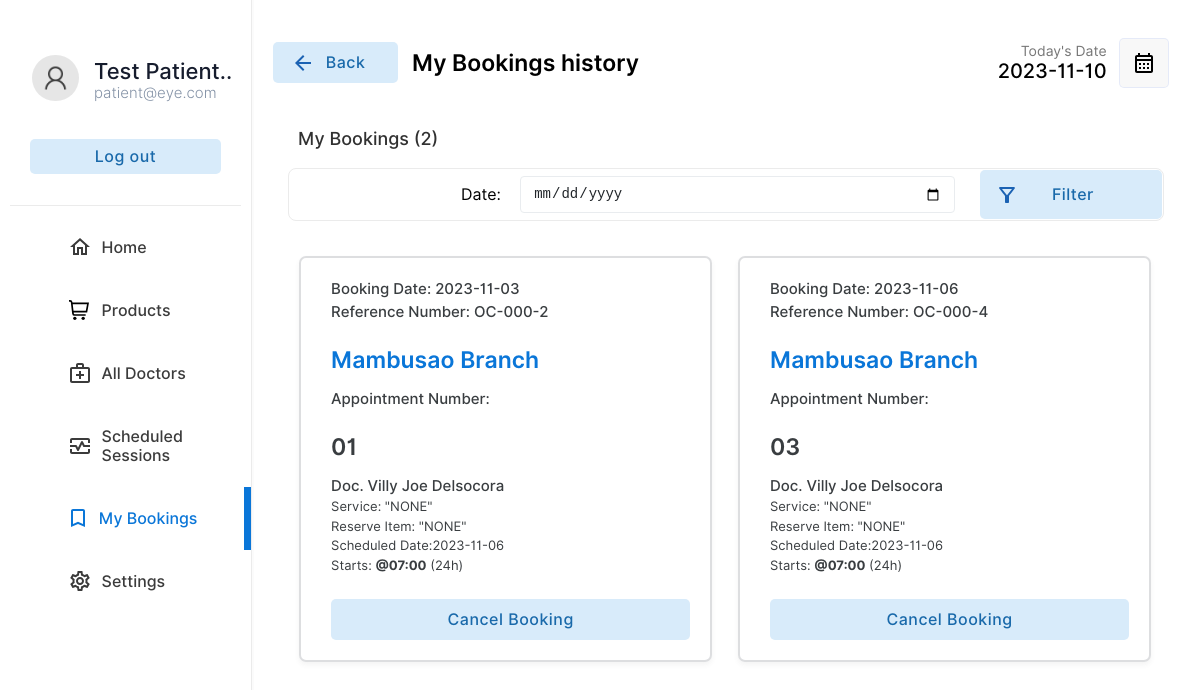
Page /patient/appointment.php (signed in) on the committed database.
### tables this page shows
CREATE TABLE `patient` (
  `pid` int(11) NOT NULL,
  `pemail` varchar(55) DEFAULT NULL,
  `pname` varchar(55) DEFAULT NULL,
  `ppassword` varchar(55) DEFAULT NULL,
  `paddress` varchar(255) DEFAULT NULL,
  `pnic` varchar(55) DEFAULT NULL,
  `pdob` date DEFAULT NULL,
  `ptel` varchar(55) DEFAULT NULL
);

CREATE TABLE `schedule` (
  `scheduleid` int(11) NOT NULL,
  `docid` varchar(255) DEFAULT NULL,
  `title` varchar(255) DEFAULT NULL,
  `scheduledate` date DEFAULT NULL,
  `scheduletime` time DEFAULT NULL,
  `nop` int(4) DEFAULT NULL
);

CREATE TABLE `appointment` (
  `appoid` int(11) NOT NULL,
  `pid` int(10) DEFAULT NULL,
  `apponum` int(3) DEFAULT NULL,
  `scheduleid` int(10) DEFAULT NULL,
  `appodate` date DEFAULT NULL
);

CREATE TABLE `doctor` (
  `docid` int(11) NOT NULL,
  `docemail` varchar(255) DEFAULT NULL,
  `docname` varchar(255) DEFAULT NULL,
  `docpassword` varchar(255) DEFAULT NULL,
  `docnic` varchar(15) DEFAULT NULL,
  `doctel` varchar(15) DEFAULT NULL,
  `specialties` int(2) DEFAULT NULL
);

### patient/appointment.php (the view, shortened to what this page needs)
<?php
$useremail = $_SESSION['pemail'];
include("../connection.php");
$userrow = $database->query("select * from patient where pemail='$useremail'");
$userfetch=$userrow->fetch_assoc();
$userid= $userfetch["pid"];
$username=$userfetch["pname"];
$sqlmain= "select appointment.appoid,schedule.scheduleid,schedule.title,doctor.docname,patient.pname,schedule.scheduledate,schedule.scheduletime,appointment.apponum,appointment.appodate from schedule inner join appointment on schedule.scheduleid=appointment.scheduleid inner join patient on patient.pid=appointment.pid inner join doctor on schedule.docid=doctor.docid  where  patient.pid=$userid ";
$sqlmain.="order by appointment.appodate  asc";
$result= $database->query($sqlmain);
?>
<!DOCTYPE html>
<html lang="en">
<head>
    <link rel="stylesheet" href="../css/animations.css">
    <link rel="stylesheet" href="../css/main.css">
    <link rel="stylesheet" href="../css/admin.css">
</head>
<body>
    <div class="container">
        <div class="menu">
        <table class="menu-container" border="0">
                <tr>
                    <td style="padding:10px" colspan="2">
                        <table border="0" class="profile-container">
                            <tr>
                                <td width="30%" style="padding-left:20px" >
                                    <img src="../img/user.png" alt="" width="100%" style="border-radius:50%">
                                </td>
                                <td style="padding:0px;margin:0px;">
                                    <p class="profile-title"><?php echo substr($username,0,13)  ?>..</p>
                                    <p class="profile-subtitle"><?php echo substr($useremail,0,22)  ?></p>
                                </td>
                            </tr>
                            <tr>
                                <td colspan="2">
                                    <a href="../logout.php" ><input type="button" value="Log out" class="logout-btn btn-primary-soft btn"></a>
                                </td>
                            </tr>
                    </table>
                    </td>
                </tr>
                <tr class="menu-row" >
                    <td class="menu-btn menu-icon-home" >
                        <a href="index.php" class="non-style-link-menu "><div><p class="menu-text">Home</p></a></div></a>
                <tr class="menu-row">
                    <td class="menu-btn" style="background-image: url('../img/icons/products.svg')">
                        <a href="products.php" class="non-style-link-menu"><div><p class="menu-text">Products</p></a></div>
                <tr class="menu-row">
                    <td class="menu-btn menu-icon-doctor">
                        <a href="doctors.php" class="non-style-link-menu"><div><p class="menu-text">All Doctors</p></a></div>
                    </td>
                </tr>
                <tr class="menu-row" >
                    <td class="menu-btn menu-icon-session">
                        <a href="schedule.php" class="non-style-link-menu"><div><p class="menu-text">Scheduled Sessions</p></div></a>
                    </td>
                </tr>
                <tr class="menu-row" >
                    <td class="menu-btn menu-icon-appoinment  menu-active menu-icon-appoinment-active">
                        <a href="appointment.php" class="non-style-link-menu non-style-link-menu-active"><div><p class="menu-text">My Bookings</p></a></div>
                    </td>
                </tr>
                <tr class="menu-row" >
                    <td class="menu-btn menu-icon-settings">
                        <a href="settings.php" class="non-style-link-menu"><div><p class="menu-text">Settings</p></a></div>
                    </td>
                </tr>
        <div class="dash-body">
            <table border="0" width="100%" style=" border-spacing: 0;margin:0;padding:0;margin-top:25px; ">
                <tr >
                    <td width="13%" >
                    <a href="appointment.php" ><button  class="login-btn btn-primary-soft btn btn-icon-back"  style="padding-top:11px;padding-bottom:11px;margin-left:20px;width:125px"><font class="tn-in-text">Back</font></button></a>
                    </td>
                    <td>
                        <p style="font-size: 23px;padding-left:12px;font-weight: 600;">My Bookings history</p>
                    </td>
                    <td width="15%">
                        <p style="font-size: 14px;color: rgb(119, 119, 119);padding: 0;margin: 0;text-align: right;">
                            Today's Date
                        </p>
                        <p class="heading-sub12" style="padding: 0;margin: 0;">
                            <?php
                        $today = date('Y-m-d');
                        echo $today;
                        ?>
                        </p>
                    </td>
                    <td width="10%">
                        <button  class="btn-label"  style="display: flex;justify-content: center;align-items: center;"><img src="../img/calendar.svg" width="100%"></button>
                    </td>
                </tr>
                <tr>
                    <td colspan="4" style="padding-top:10px;width: 100%;" >
                        <p class="heading-main12" style="margin-left: 45px;font-size:18px;color:rgb(49, 49, 49)">My Bookings (<?php echo $result->num_rows; ?>)</p>
                    </td>
                </tr>
                <tr>
                    <td colspan="4" style="padding-top:0px;width: 100%;" >
                        <center>
                        <table class="filter-container" border="0" >
                        <tr>
                           <td width="10%">
                           </td>
                        <td width="5%" style="text-align: center;">
                        Date:
                        </td>
                        <td width="30%">
                        <form action="" method="post">
                            <input type="date" name="sheduledate" id="date" class="input-text filter-container-items" style="margin: 0;width: 95%;">
                        </td>
                    <td width="12%">
                        <input type="submit"  name="filter" value=" Filter" class=" btn-primary-soft btn button-icon btn-filter"  style="padding: 15px; margin :0;width:100%">
                    </td>
                    </tr>
                            </table>
                        </center>
                    </td>
                </tr>
                <tr>
                   <td colspan="4">
                       <center>
                        <div class="abc scroll">
                        <table width="93%" class="sub-table scrolldown" border="0" style="border:none">
                        <tbody>
                            <?php
                                if($result->num_rows==0){
                                    echo '<tr>
                                    <td colspan="7">
                                    <br><br><br><br>
                                    <center>
                                    <img src="../img/notfound.svg" width="25%">
                                    <br>
                                    <p class="heading-main12" style="margin-left: 45px;font-size:20px;color:rgb(49, 49, 49)">We  couldnt find anything related to your keywords !</p>
                                    <a class="non-style-link" href="appointment.php"><button  class="login-btn btn-primary-soft btn"  style="display: flex;justify-content: center;align-items: center;margin-left:20px;">&nbsp; Show all Appointments &nbsp;</font></button>
                                    </a>
                                    </center>
                                    <br><br><br><br>
                                    </td>
                                    </tr>';
                                }
                                else{
                                    for ( $x=0; $x<($result->num_rows);$x++){
                                        echo "<tr>";
                                        for($q=0;$q<3;$q++){
                                            $row=$result->fetch_assoc();
                                            if (!isset($row)){
                                            break;
                                            };
                                            $title=$row["title"];
                                            $docname=$row["docname"];
                                            $scheduledate=$row["scheduledate"];
                                            $scheduletime=$row["scheduletime"];
                                            $apponum=$row["apponum"];
                                            $appodate=$row["appodate"];
                                            $appoid=$row["appoid"];
                                            echo '
                                            <td style="width: 25%;">
                                                    <div  class="dashboard-items search-items"  >
                                                        <div style="width:100%;">
                                                        <div class="h3-search">
                                                                    Booking Date: '.substr($appodate,0,30).'<br>
                                                                    Reference Number: OC-000-'.$appoid.'
                                                                </div>
                                                                <div class="h1-search">
                                                                    '.substr($title,0,21).'<br>
                                                                </div>
                                                                <div class="h3-search">
                                                                    Appointment Number:<div class="h1-search">0'.$apponum.'</div>
                                                                </div>
                                                                <div class="h3-search">
                                                                    '.substr($docname,0,30).'
                                                                </div>
                                                                <div class="h4-search">
                                                                    Service: "NONE"
                                                                </div>
                                                                <div class="h4-search">
                                                                    Reserve Item: "NONE"
                                                                </div>
                                                                <div class="h4-search">
                                                                    Scheduled Date:'.$scheduledate.'<br>Starts: <b>@'.substr($scheduletime,0,5).'</b> (24h)
                                                                </div>
                                                                <br>
                                                                <a href="?action=drop&id='.$appoid.'&title='.$title.'&doc='.$docname.'" ><button  class="login-btn btn-primary-soft btn "  style="padding-top:11px;padding-bottom:11px;width:100%"><font class="tn-in-text">Cancel Booking</font></button></a>
                                                        </div>
                                                    </div>
                                                </td>';
                                        }
                                        echo "</tr>";
                                }
                            }
                            ?>
                            </tbody>
                        </table>
                        </div>
                        </center>
                   </td>
                </tr>
            </table>
        </div>
</body>
</html>

### rows in the picture
patient: pname "Test Patient"
schedule: appointment.appodate "2023-11-03", appointment.appoid "2", title "Mambusao Branch", appointment.apponum "1", docid.docname "Doc. Villy Joe Delsocora", scheduledate "2023-11-06", scheduletime "07:00", appointment.appodate "2023-11-06", appointment.appoid "4", appointment.apponum "3"

### other values in the picture
substr($useremail,0,22) "patient@eye.com"
$result->num_rows "2"
